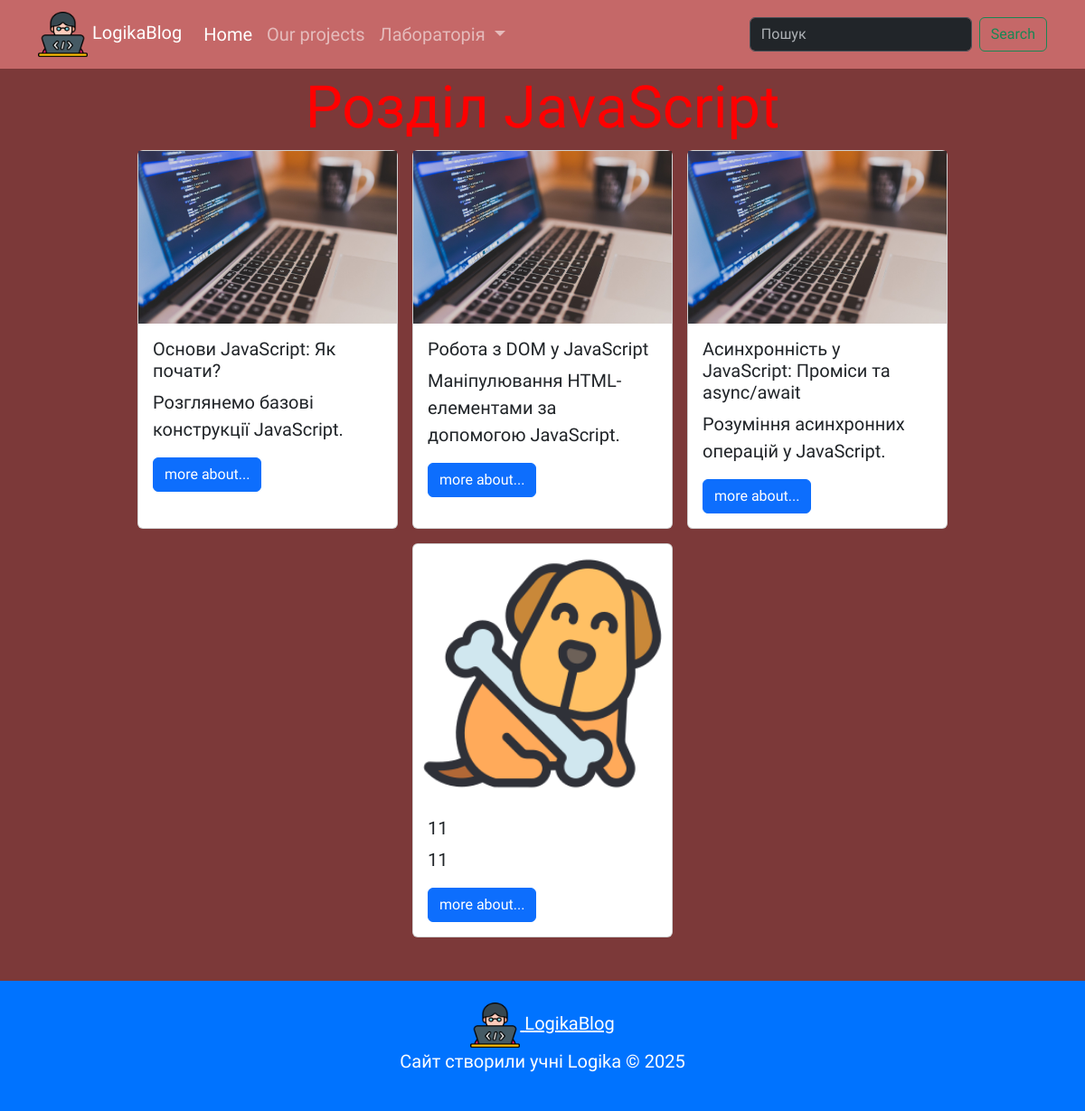
Page /category/1 on the committed database.
### tables this page shows
CREATE TABLE articles(
    id INTEGER NOT NULL UNIQUE PRIMARY KEY AUTOINCREMENT,
    title TEXT NOT NULL,
    description TEXT,
    text TEXT,
    image TEXT,
    author_id INTEGER NOT NULL,
    category_id INTEGER, 
    creared_at TEXT DEFAULT CURRENT_TIMESTAMP,

    FOREIGN KEY (author_id) REFERENCES users(id),
    FOREIGN KEY (category_id) REFERENCES categories(id)

);

### app.py (the view)
@app.route("/category/<int:category_id>")  # Вказуємо url-адресу для виклику функції
def category_page(category_id):
    categories = db.get_categories()
    articles = db.get_articles_by_category(category_id)
    return render_template("category.html", categories=categories, articles=articles, category_name=categories[category_id][1])  # html-сторінка, що повертається у браузер

### db_scripts.py (called while the page is built)
    def open_db(self):
        self.conn = sqlite3.connect(self.dbname)
        self.cursor = self.conn.cursor()

    def get_categories(self):
        self.open_db()
        self.cursor.execute('''SELECT * FROM categories''')
        data = self.cursor.fetchall()
        self.conn.close()
        return data

    def get_articles_by_category(self, category_id):
        self.open_db()
        self.cursor.execute('''SELECT * FROM articles articles WHERE category_id=?''', [category_id])
        data = self.cursor.fetchall()
        self.conn.close()
        return data

### templates/category.html (shortened to what this page needs)
{% extends 'base.html' %}
{% block content %}
      <main class="container my-5">
          <h1 class="mt-5">Розділ {{category_name}}</h1>
          <div class="d-flex flex-wrap justify-content-center gap-3">
          {% for article in articles %}
            <div class="card" style="width: 18rem;">
              {% if article[4] %}
              <img src="{{ url_for('static', filename='Photos/' + article[4]) }}" alt="...">
              {% endif %}
              <div class="card-body">
                <h5 class="card-title">{{article[1]}}</h5>
                <p class="card-text">{{article[2]}}</p>
                <a href="{{url_for('article_page', article_id=article[0])}}" class="btn btn-primary">more about...</a>
              </div>
            </div>
          {% endfor %}
          </div>
      </main>
</html>
{% endblock  %}

### static/style.css (style rules this page uses)
body { background: rgb(124, 57, 57); color: white; font-size: 20px; font-family: "Sofia Sans Extra Condensed", sans-serif; }
h1 { color: red; font-size: 65px; text-align: center; font-family: "Sofia Sans Extra Condensed", sans-serif; }
a { color: #ffffff; }

### rows in the picture
articles: image (picture), title "Основи JavaScript: Як почати?", description "Розглянемо базові конструкції JavaScript."
articles: image (picture), title "Робота з DOM у JavaScript", description "Маніпулювання HTML-елементами за допомогою JavaScript."
articles: image (picture), title "Асинхронність у JavaScript: Проміси та async/await", description "Розуміння асинхронних операцій у JavaScript."
articles: image (picture), title "11", description "11"
